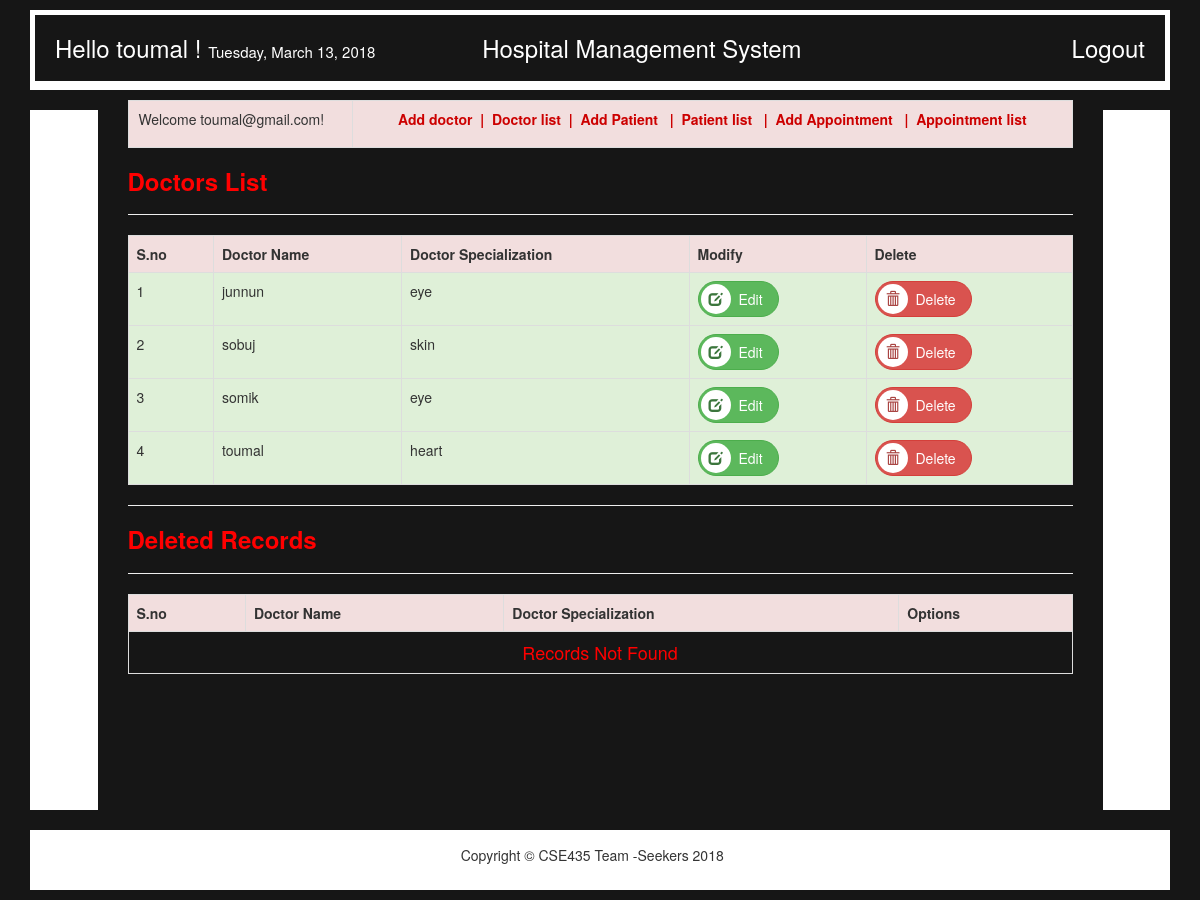
The page /index.php?page=doctor-list (signed in) on the database its author committed.
### tables this page shows
CREATE TABLE `users` (
  `id` int(11) NOT NULL,
  `username` varchar(50) NOT NULL,
  `email` varchar(50) NOT NULL,
  `password` varchar(50) NOT NULL,
  `trn_date` datetime NOT NULL
);

CREATE TABLE `doctor` (
  `doctor_id` int(5) NOT NULL,
  `doctor_name` varchar(30) NOT NULL,
  `doctor_spec` varchar(30) NOT NULL,
  `doctor_available` varchar(3) NOT NULL DEFAULT 'YES'
);

### doctor_details.php (the view, shortened to what this page needs)
<?php include('db.php');
extract($_POST);
?>
<!DOCTYPE html PUBLIC "-//W3C//DTD XHTML 1.0 Transitional//EN" "http://www.w3.org/TR/xhtml1/DTD/xhtml1-transitional.dtd">
<html xmlns="http://www.w3.org/1999/xhtml">
<head>
<link href="css/bootstrap.min.css" rel="stylesheet" type="text/css" />
</head>
<body style="background-color:rgb(22,22,22);">
				<h3 align="left" style="color:red;"><b>Doctors List</b></h3>
	<hr>
<table class="table table-responsive table-bordered">
                <tr class="danger">
                    <th> S.no</th>
                    <th>Doctor Name</th>
                    <th>Doctor Specialization</th>
					<th>Modify</th>
					<th>Delete</th>
					</tr>
					<?php
$rs1=mysqli_query($con,"SELECT * from doctor where doctor_available='YES' order by
doctor_name;");
$sno=1;
while( $row=mysqli_fetch_array($rs1)) {
 echo "<tr class='success'><td>$sno</td><td>$row[1]</td><td>$row[2]</td><td><a class='btn icon-btn btn-success' href=doctor_update.php?rno=".$row[0]."><span class='glyphicon btn-glyphicon glyphicon-edit img-circle text-success'></span> Edit</a></td><td><a class='btn icon-btn btn-danger' href=delete_doctors.php?rno=".$row[0]."><span class='glyphicon btn-glyphicon glyphicon-trash img-circle text-danger'></span> Delete</a></td></tr>";
 $sno++;
}
?>
        </table>
<hr />
<h3 align="left" style="color:red;"><b>Deleted Records</b></h3>
	<hr>
<table class="table table-responsive table-bordered">
                <tr class="danger">
                    <th> S.no</th>
                    <th>Doctor Name</th>
                    <th>Doctor Specialization</th>
					<th>Options</th>
					</tr>
					<?php
$sno=1;
if ($sno==1) echo "<tr><td colspan='5' align='center'><font size=4 color=red>Records
Not Found</font></td></tr>";
?>
        </table>
</body>
</html>

### index.php (shortened to what this page needs)
<?php
require 'db.php';
$email=$_SESSION["email"];
$sql=mysqli_query($con,"select *from users where email='$email'");
$s=mysqli_fetch_array($sql);
 ?>
<!DOCTYPE html PUBLIC "-//W3C//DTD XHTML 1.0 Transitional//EN" "http://www.w3.org/TR/xhtml1/DTD/xhtml1-transitional.dtd">
<html xmlns="http://www.w3.org/1999/xhtml">
<head>
<link href="css/bootstrap.min.css" rel="stylesheet" type="text/css" />
<link href="css/style1.css" rel="stylesheet" type="text/css" />
</head>
<body>
<div class="container">
	<div class="row">
    	<div class="col-sm-12">
        	<div class="header bg-white">
            			<h3 style="background-color: rgb(22,22,22); padding:20px;color:#FFFFFF;margin:0px">
	<span>Hello <?php echo $s['username']; echo " !";?></span>
							<span style="font-size:15px; color:white";><?php
                            $Today=date('y:m:d');
                            $new=date('l, F d, Y',strtotime($Today));
                            echo $new;
							?></span></span>
							<span style="margin-left:100px">Hospital Management System</span>
	<span style="float:right"><a style="color:#FFFFFF" href="logout.php">Logout</a></span>
</h3>
            </div>
        </div>
    </div>
  	<div class="row">
		<div class="col-sm-1">
        	<div class="left-sidebar bg-white"></div>
        </div>
            	<div class="col-sm-10">
					<table class="table table-bordered"  border="1" width ="850px" height="30px" align ="center">
				<tr class="danger">
					<td width="20%" align ="left" style="padding-left: 10px" valign="center">
						 <p>Welcome <?php echo $_SESSION['email']; ?>!</p>
					</td>
					<td  width="64%" align="center" valign="center">
					<?php require('header.php'); ?>
					</td>
				</tr>
			</table>
				<div align="center">
					<?php
		 @$page= $_GET['page'];
		 if($page!="")
		 {
			 switch($page)
			 {
			 case 'doctor-list':
			 include('doctor_details.php');
			 break;
			 }
		 }
		 else
		 {
		 ?>
		 <?php
		 }
		  ?>
                </div>
           </div>
        <div class="col-sm-1">
        	<div class="main-content bg-white"></div>
        </div>
  	</div>
    <div class="row">
    	<div class="col-sm-12">
        	<div class="footer bg-white">
            	<div class="copyright">
                	<p align="center" style="padding-top:10px;">Copyright &copy; CSE435 Team -Seekers 2018 &nbsp;&nbsp;&nbsp;<span style="background-color: rgb(22,22,22);"></span></p>
                </div>
            </div>
        </div>
    </div>
</div>
<body style="background-color:#00F0F0">
</body>
</html>

### css/style1.css (style rules this page uses)
body { background-color: #28D4C3; font-family: Arial, Helvetica, sans-serif; }
.bg-white { background-color: #FFF; margin: 10px 0; padding: 5px; }
.header { height: 80px; }
.footer, .middle-left, .middle-right, .bottom-left-block, .bottom-middle-block, .bottom-right-block, .bottom-content { height: 60px; }
.left-sidebar { height: 700px; }

### doctor_details.php (style rules this page uses)
.btn-glyphicon { padding:8px; background:#ffffff; margin-right:4px; }
.icon-btn { padding: 1px 15px 3px 2px; border-radius:50px; }

### rows shown on the page
users: username "toumal"
doctor: doctor_name "junnun", doctor_spec "eye"
doctor: doctor_name "sobuj", doctor_spec "skin"
doctor: doctor_name "somik", doctor_spec "eye"
doctor: doctor_name "toumal", doctor_spec "heart"

### other values the page prints
$_SESSION['email'] "toumal@gmail.com"
